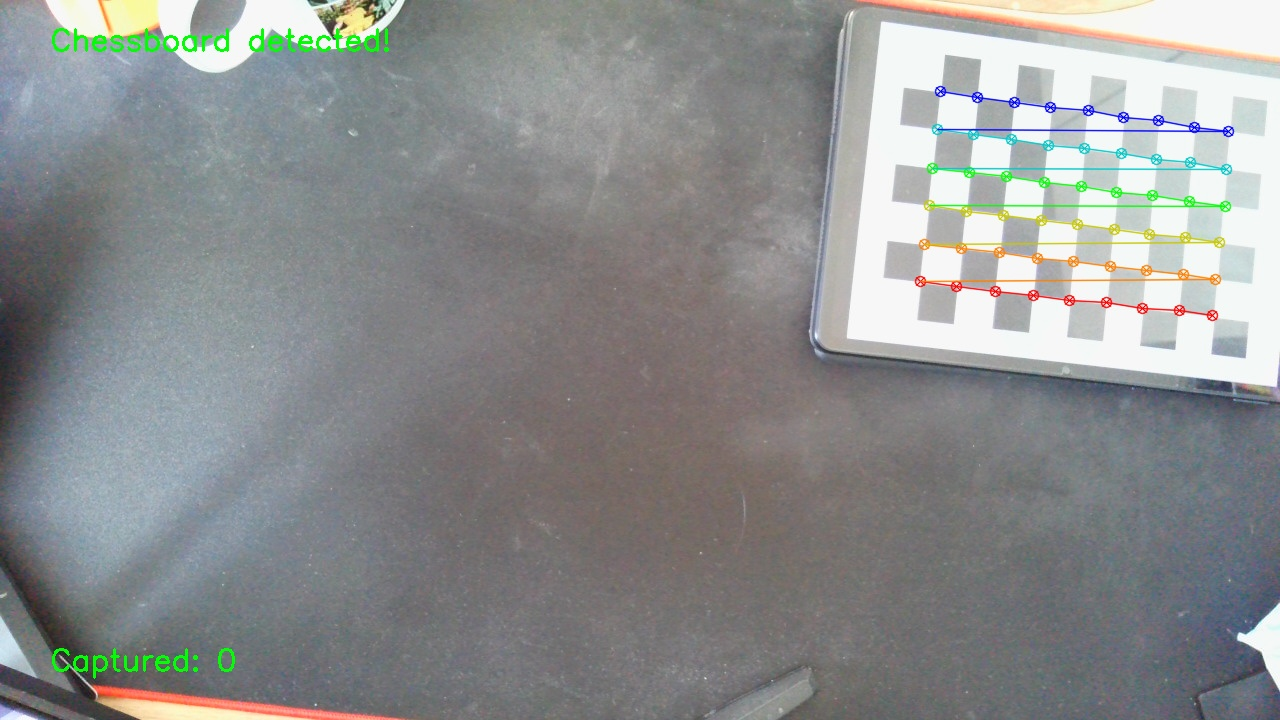
#> input picture source/calibrate_step/calibration_images/calibration_00.jpg, 1280 x 720 px; its folder holds 4 pictures in this run
$ python camera_calibration.py
#> lines starting #> are read from the running program, lines starting #| are printed output that depends on the picture; after the words box and inside, x2 and y2 are one past the last pixel; in counts of white or black regions, pixels touching at a corner belong together
import numpy as np
import cv2
import glob
import os
import pickle

CHESSBOARD_SIZE = (9, 6)
SQUARE_SIZE = 2
CALIBRATION_IMAGES_PATH = 'calibration_images/*.jpg'
OUTPUT_DIRECTORY = 'output'
SAVE_UNDISTORTED = True

def calibrate_camera():
    objp = np.zeros((CHESSBOARD_SIZE[0] * CHESSBOARD_SIZE[1], 3), np.float32)
    objp[:, :2] = np.mgrid[0:CHESSBOARD_SIZE[0], 0:CHESSBOARD_SIZE[1]].T.reshape(-1, 2)

    objp = objp * SQUARE_SIZE

    objpoints = []
    imgpoints = []

    images = glob.glob(CALIBRATION_IMAGES_PATH)

    if not images:
        print(f"No calibration images found at {CALIBRATION_IMAGES_PATH}")
        return None, None, None, None, None

    if not os.path.exists(OUTPUT_DIRECTORY):
        os.makedirs(OUTPUT_DIRECTORY)

    print(f"Found {len(images)} calibration images")

    for idx, fname in enumerate(images):
        img = cv2.imread(fname)
#> img is the input picture: shape (720, 1280, 3); mean B, G, R 143.6, 143.6, 141.2
        gray = cv2.cvtColor(img, cv2.COLOR_BGR2GRAY)
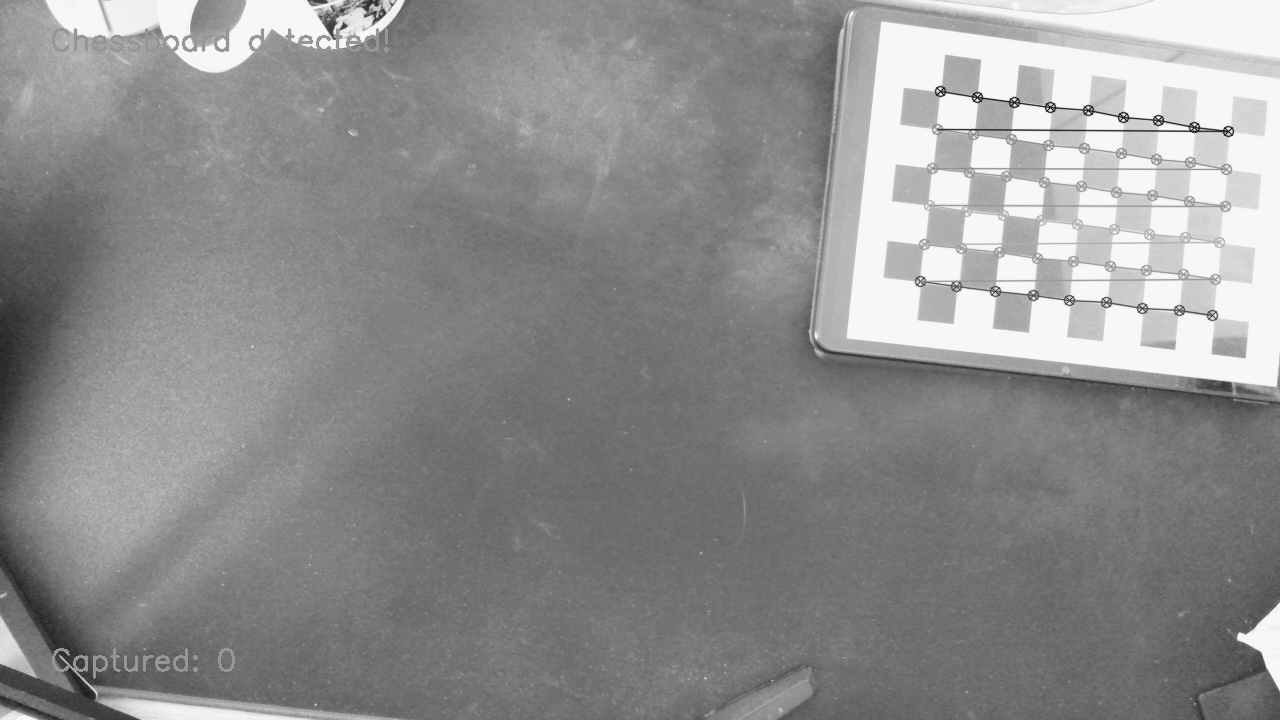
#> gray: shape (720, 1280); min 25, max 255, mean 142.9

        ret, corners = cv2.findChessboardCorners(gray, CHESSBOARD_SIZE, None)
#> ret = False; corners = None

        if ret:
            objpoints.append(objp)
            criteria = (cv2.TERM_CRITERIA_EPS + cv2.TERM_CRITERIA_MAX_ITER, 30, 0.001)
            corners2 = cv2.cornerSubPix(gray, corners, (11, 11), (-1, -1), criteria)
            imgpoints.append(corners2)
            cv2.drawChessboardCorners(img, CHESSBOARD_SIZE, corners2, ret)
            output_img_path = os.path.join(OUTPUT_DIRECTORY, f'corners_{os.path.basename(fname)}')
            cv2.imwrite(output_img_path, img)

            print(f"Processed image {idx+1}/{len(images)}: {fname} - Chessboard found")
        else:
            print(f"Processed image {idx+1}/{len(images)}: {fname} - Chessboard NOT found")
#> pass 2 of the loop in calibrate_camera, `for idx, fname in enumerate(images):`:
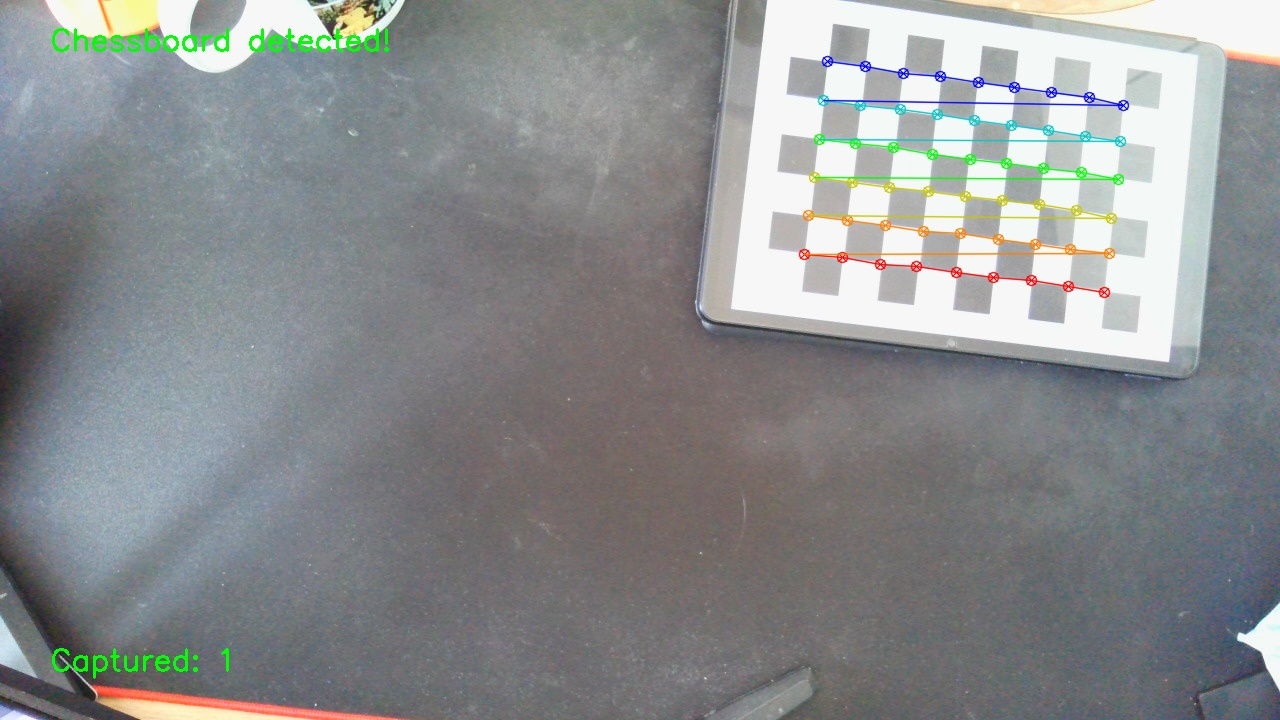
#> input picture source/calibrate_step/calibration_images/calibration_01.jpg, 1280 x 720 px
#> in calibrate_camera, img is the input picture: shape (720, 1280, 3); mean B, G, R 143, 142.2, 139.1
#> ret = True; corners = 54 rows, first 8: [1100, 288.2], [1067.6, 286.2], [1032.1, 280.4], [993.7, 276.7], [956, 272.3], [925, 262], [875, 258], [842.3, 256.8]
#> corners2 = 54 rows, first 8: [1104.5, 292.5], [1068.5, 285.7], [1031.6, 280.3], [993.4, 276.7], [956, 272.2], [916.7, 263.7], [879.4, 263.4], [842.7, 257.6]
#> in calibrate_camera, `cv2.drawChessboardCorners(img, CHESSBOARD_SIZE, corners2, ret)`:
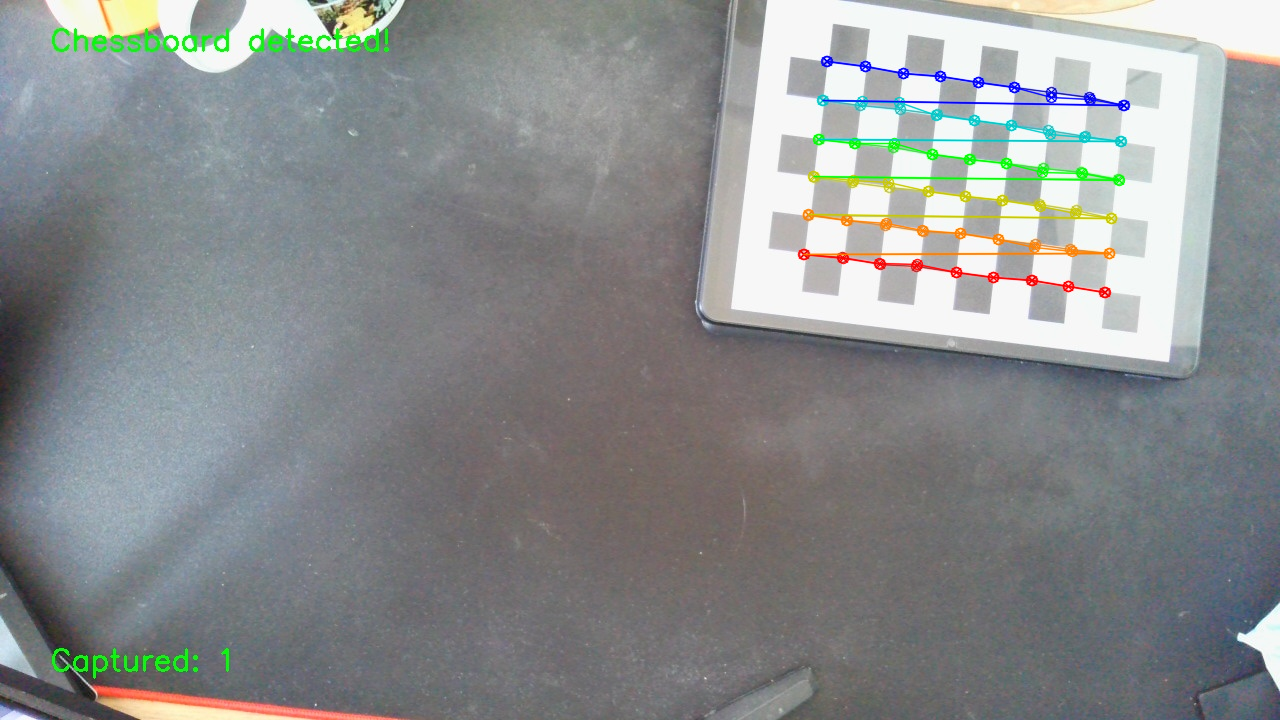
#> img: shape (720, 1280, 3); 1.5% of pixels changed, all inside (x1, y1, x2, y2) = (797, 55, 1131, 299)
#> pass 3 of the loop in calibrate_camera, `for idx, fname in enumerate(images):`:
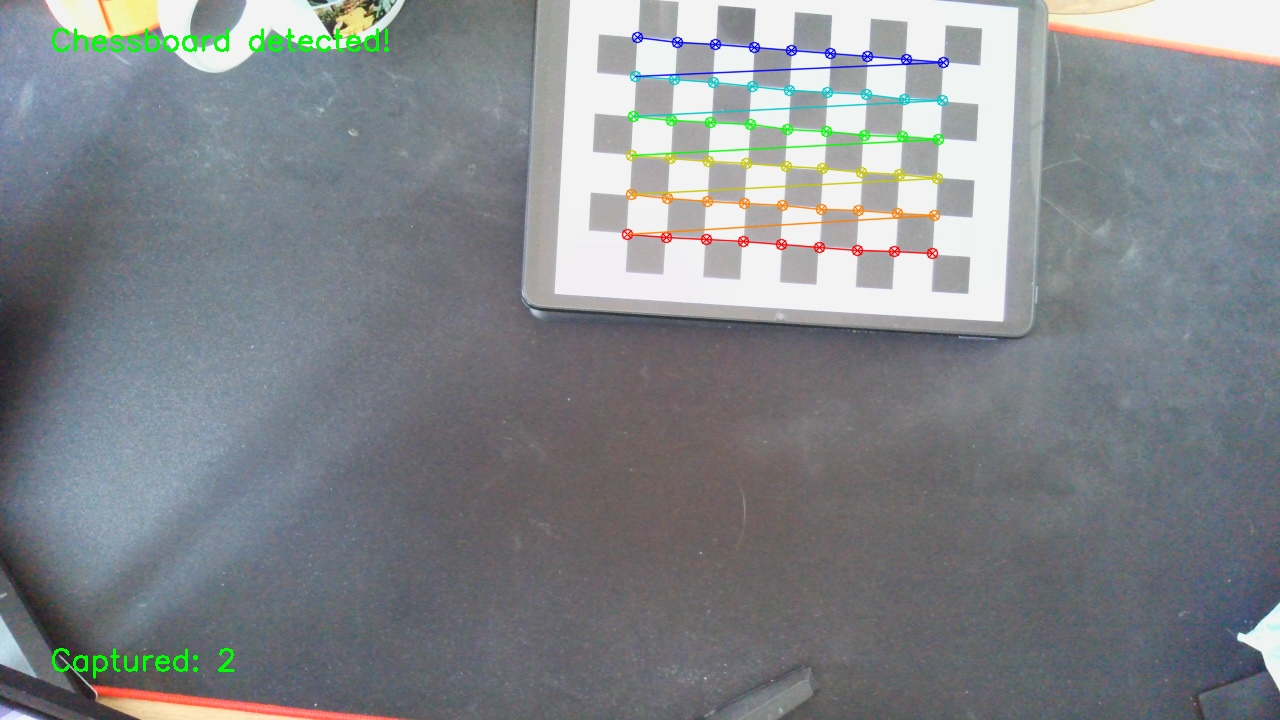
#> input picture source/calibrate_step/calibration_images/calibration_02.jpg, 1280 x 720 px
#> in calibrate_camera, img is the input picture: shape (720, 1280, 3); mean B, G, R 139, 135.1, 130.8
#> in calibrate_camera, `gray = cv2.cvtColor(img, cv2.COLOR_BGR2GRAY)`:
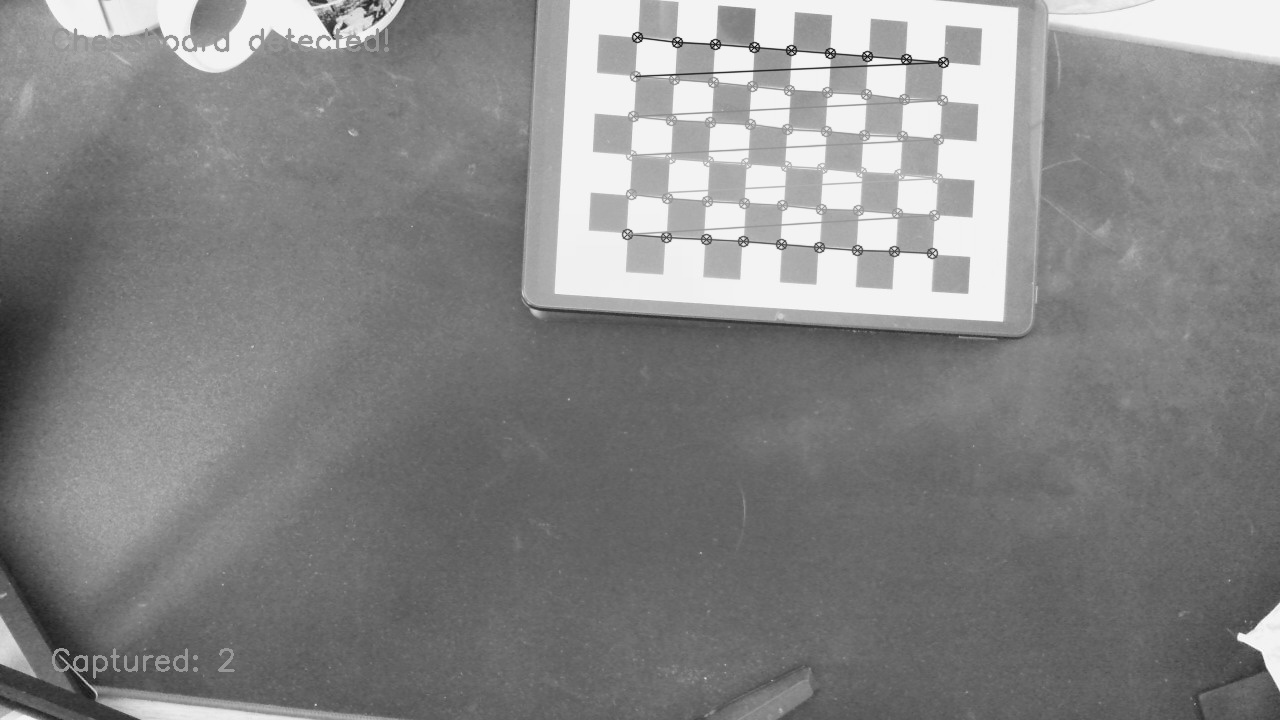
#> gray: shape (720, 1280); min 22, max 255, mean 134.3
#> corners = 54 rows, first 8: [932.9, 253.6], [894.6, 251.1], [856.3, 250], [818.7, 247], [780.5, 244], [742.2, 241.4], [703.5, 237], [665.5, 234.5]
#> corners2 = 54 rows, first 8: [933.2, 253.7], [894.3, 250.6], [856.6, 249.8], [819.1, 247], [780.9, 243.8], [742.7, 241.2], [705.2, 237.4], [666.7, 237.6]
#> img: shape (720, 1280, 3); 1.51% of pixels changed, all inside (x1, y1, x2, y2) = (620, 31, 951, 261)
#> the loop made 4 passes; the first 3 are shown

    if not objpoints:
        print("No chessboard patterns were detected in any images.")
        return None, None, None, None, None

    print("Calibrating camera...")

    ret, mtx, dist, rvecs, tvecs = cv2.calibrateCamera(
        objpoints, imgpoints, gray.shape[::-1], None, None
    )

    calibration_data = {
        'camera_matrix': mtx,
        'distortion_coefficients': dist,
        'rotation_vectors': rvecs,
        'translation_vectors': tvecs,
        'reprojection_error': ret
    }

    with open(os.path.join(OUTPUT_DIRECTORY, 'calibration_data.pkl'), 'wb') as f:
        pickle.dump(calibration_data, f)

    np.savetxt(os.path.join(OUTPUT_DIRECTORY, 'camera_matrix.txt'), mtx)
    np.savetxt(os.path.join(OUTPUT_DIRECTORY, 'distortion_coefficients.txt'), dist)

    print(f"Calibration complete! RMS re-projection error: {ret}")
    print(f"Results saved to {OUTPUT_DIRECTORY}")

    return ret, mtx, dist, rvecs, tvecs

def undistort_images(mtx, dist):
    if not SAVE_UNDISTORTED:
        return

    images = glob.glob(CALIBRATION_IMAGES_PATH)

    if not images:
        print(f"No images found at {CALIBRATION_IMAGES_PATH}")
        return

    undistorted_dir = os.path.join(OUTPUT_DIRECTORY, 'undistorted')
    if not os.path.exists(undistorted_dir):
        os.makedirs(undistorted_dir)

    print(f"Undistorting {len(images)} images...")

    for idx, fname in enumerate(images):
        img = cv2.imread(fname)
        h, w = img.shape[:2]
#> h = 720; w = 1280
        newcameramtx, roi = cv2.getOptimalNewCameraMatrix(mtx, dist, (w, h), 1, (w, h))
        dst = cv2.undistort(img, mtx, dist, None, newcameramtx)
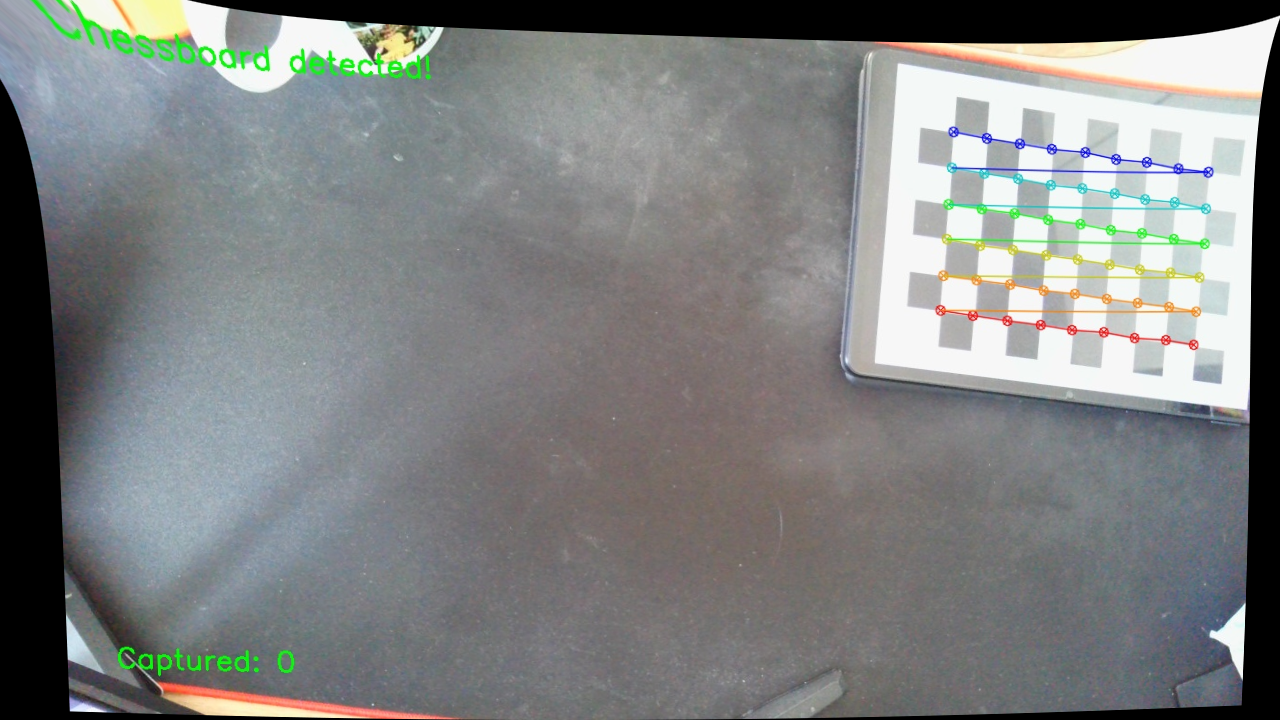
#> dst: shape (720, 1280, 3); mean B, G, R 129.3, 129.5, 126.9
        x, y, w, h = roi
        dst = dst[y:y+h, x:x+w]
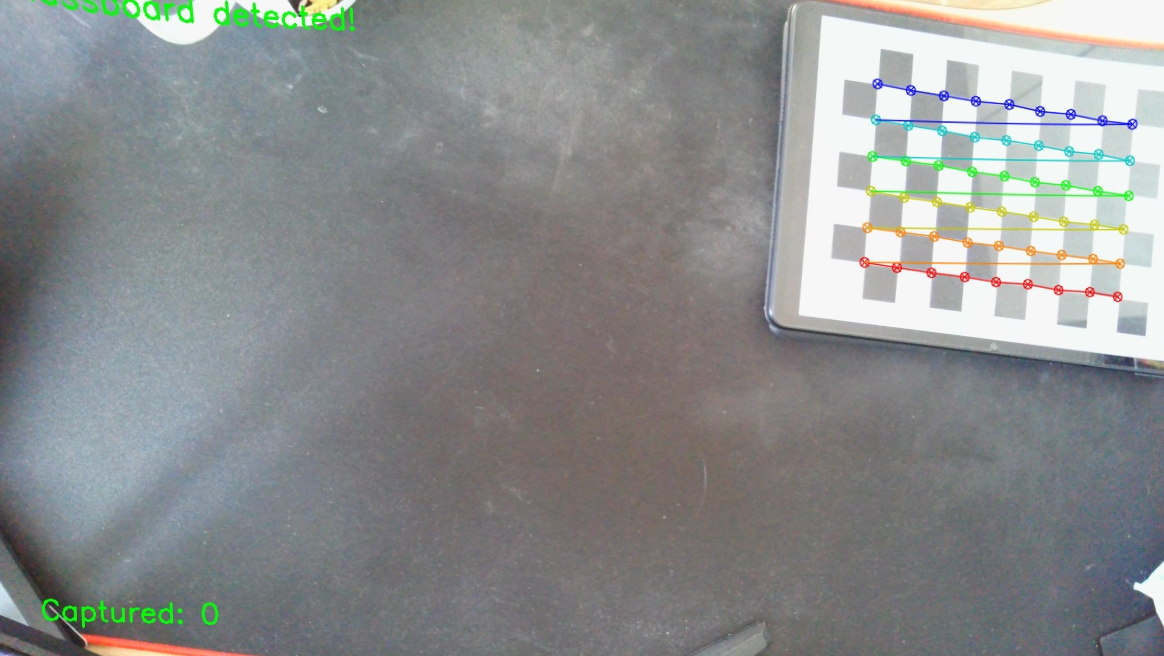
#> dst: shape (656, 1164, 3); mean B, G, R 143, 142.7, 139.9
        output_img_path = os.path.join(undistorted_dir, f'undistorted_{os.path.basename(fname)}')
        cv2.imwrite(output_img_path, dst)

        print(f"Undistorted image {idx+1}/{len(images)}: {fname}")
#> pass 2 of the loop in undistort_images, `for idx, fname in enumerate(images):`:
#> in undistort_images, `dst = dst[y:y+h, x:x+w]`:
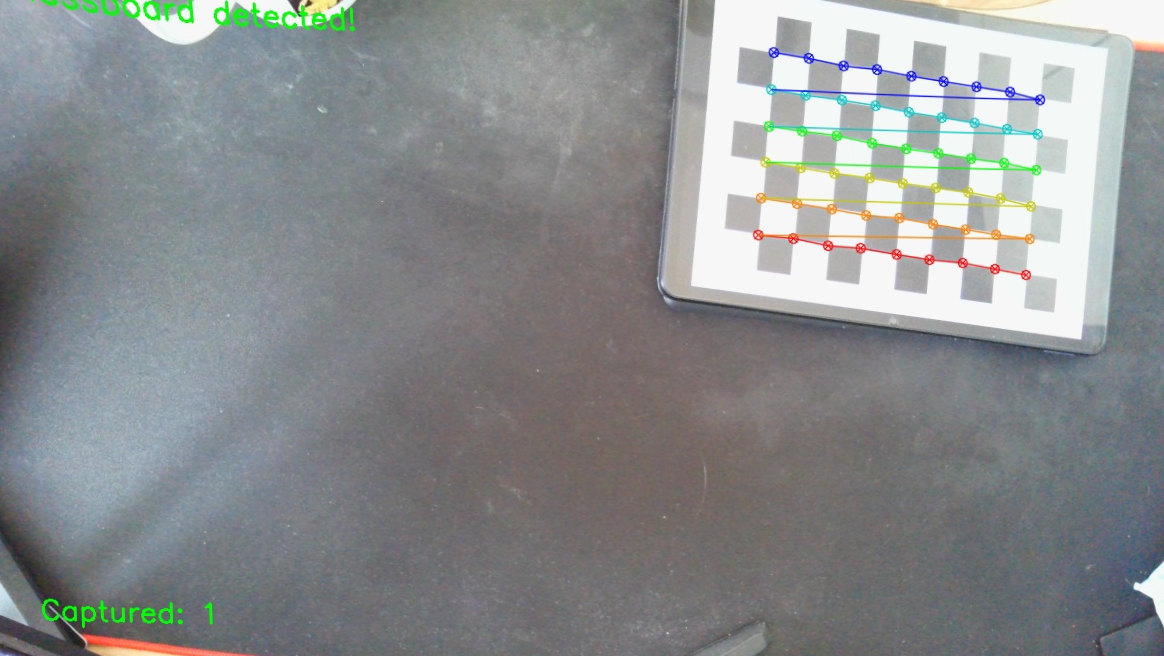
#> dst: shape (656, 1164, 3); mean B, G, R 143, 141.9, 138.6
#> pass 3 of the loop in undistort_images, `for idx, fname in enumerate(images):`:
#> in undistort_images, `dst = dst[y:y+h, x:x+w]`:
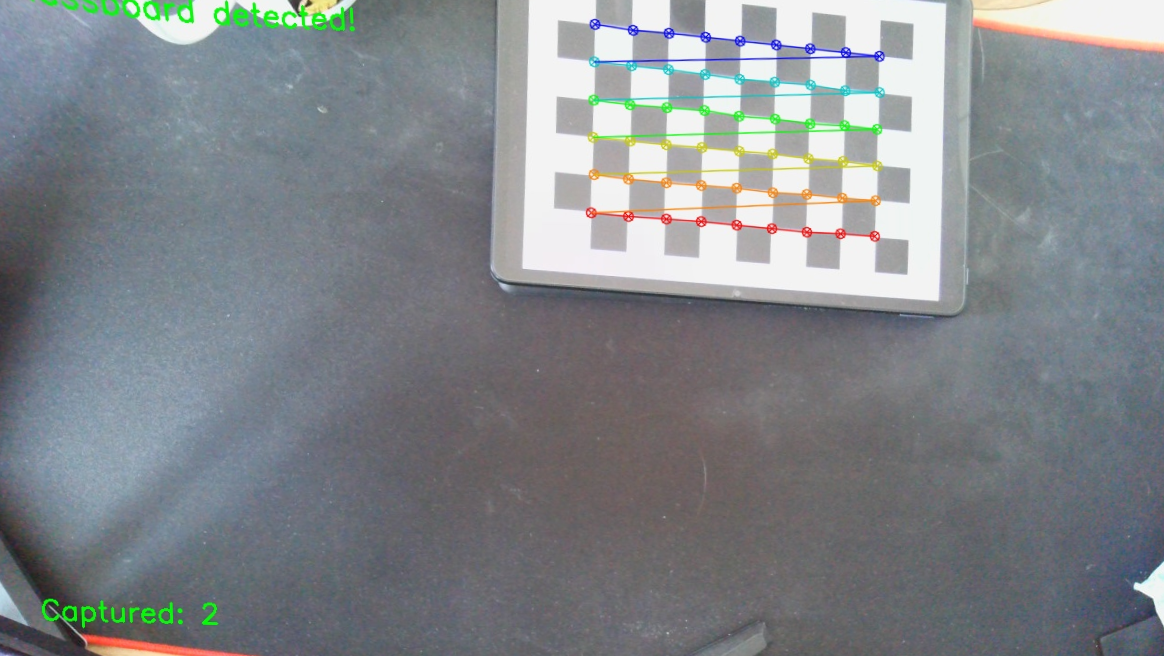
#> dst: shape (656, 1164, 3); mean B, G, R 139.1, 135, 130.2
#> the loop made 4 passes; the first 3 are shown

    print(f"Undistorted images saved to {undistorted_dir}")

# [12 lines left out: function calculate_reprojection_error, not called in this run]

def main():
    print("Starting camera calibration...")
    ret, mtx, dist, rvecs, tvecs = calibrate_camera()

    if mtx is None:
        print("Calibration failed. Exiting.")
        return
    undistort_images(mtx, dist)

    print("Camera calibration completed successfully!")

if __name__ == "__main__":
    main()
